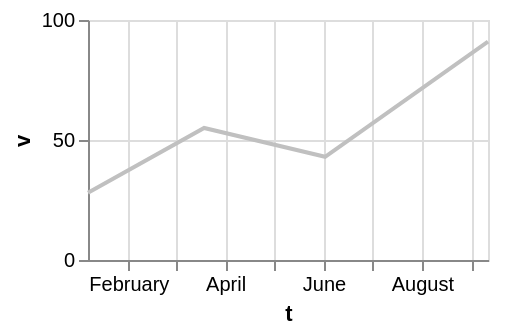

The specification (Vega-Lite) saved for this image:
### Vega-Lite specification from a JSON file in a GitHub repository (floating-point values rounded to 4 significant figures)
{"$schema": "https://vega.github.io/schema/vega-lite/v6.json", "width": 200, "height": 120, "data": {"values": [{"c": "alpha", "v": 28, "w": 3, "t": "2024-01-07"}, {"c": "beta", "v": 55, "w": 7, "t": "2024-03-19"}, {"c": "gamma", "v": 43, "w": 5, "t": "2024-06-02"}, {"c": "delta", "v": 91, "w": 9, "t": "2024-09-11"}]}, "mark": {"type": "line", "stroke": "silver"}, "encoding": {"x": {"field": "t", "type": "temporal"}, "y": {"field": "v", "type": "quantitative"}}}
